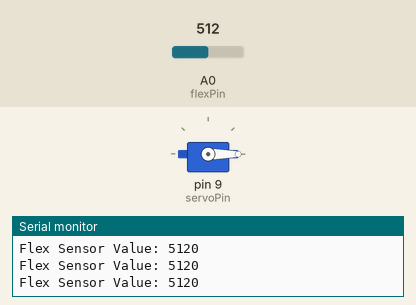
This sketch was run on a simulated Arduino Uno, built with avr-gcc and run on an emulated ATmega328P. Shown: servo, the last lines printed to the serial monitor. The inputs (shaded band) are chosen by the test bench; at power-on: A0 (flexPin) = 512.

Above: at 1.2 s.
1.3 s: A0 (flexPin) set to 548
2.8 s: A0 (flexPin) set to 567
At 3.2 s:
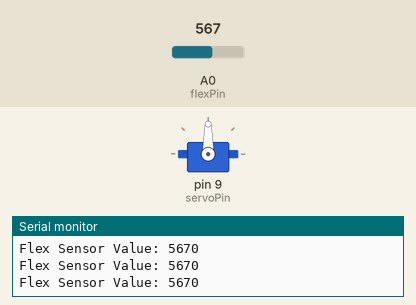
4.3 s: A0 (flexPin) set to 511
At 4.6 s:
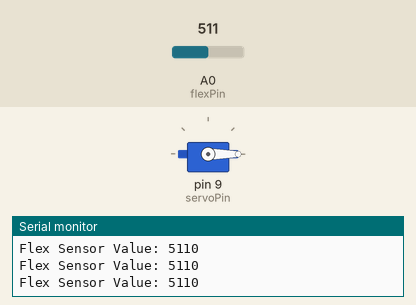
5.8 s: A0 (flexPin) set to 716
At 7.2 s:
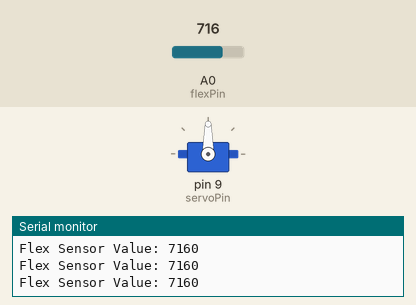
Timing chart, 0 to 8.3 s (numbered marks = the images above; inputs shaded):
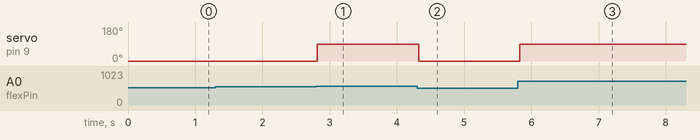

The sketch:

Flex.ino
```cpp
// void setup() {
//   Serial.begin(9600); // Initialize serial communication
// }

// void loop() {
  // flexValue = analogRead(flexPin); // Read the flex sensor value
  // Serial.print("Flex Sensor Value: "); // Print a label
  // Serial.println(flexValue); // Print the flex sensor value
//   delay(100); // Delay for 1 second
// }


#include <Servo.h> // Include the Servo library
const int flexPin = A0; // Analog pin connected to the flex sensor
int flexValue = 0; // Variable to store the flex sensor value

Servo servoMotor; // Create a servo object to control a servo motor
int servoPin = 9; // Define the pin to which the servo is connected

void setup() {
  servoMotor.attach(servoPin); // Attach the servo to the specified pin
  Serial.begin(9600); // Initialize serial communication
}

void loop() {
  // Move the servo to the 0 degree position
  flexValue = analogRead(flexPin);
  Serial.print("Flex Sensor Value: "); // Print a label
  Serial.println(flexValue*10); // Print the flex sensor value
  if (flexValue*10<5600){
  servoMotor.write(0);
  delay(100); // Wait for 1 second
  }
  else{
  // Move the servo to the 90 degree position
  servoMotor.write(90);
  delay(100); // Wait for 1 second
//
  }

  // Move the servo to the 180 degree position
  // servoMotor.write(180);
  // delay(1000); // Wait for 1 second
}
```

Measured:
- the behaviour switches between 559 and 560 on A0 (flexPin) (found by bisection; images 0 and 1)
- after the input at 2.8 s, servo on pin 9 (servoPin): 0° → 90° at once
- after the input at 4.3 s, servo on pin 9 (servoPin): 90° → 0° at once
- after the input at 5.8 s, servo on pin 9 (servoPin): 0° → 90° at once
